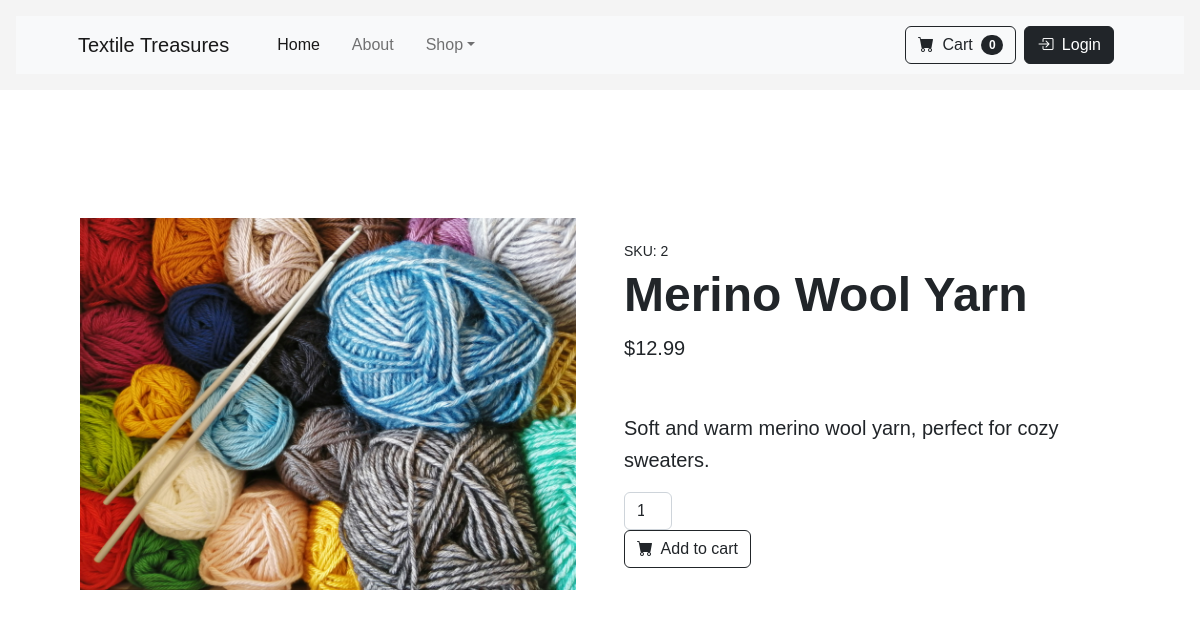
Screenshot of /product/2/ with the database file from the repository.
### store/models.py (models this page shows, shortened)
class Product(models.Model):
    name = models.CharField(max_length=200)
    description = models.TextField()
    price = models.DecimalField(max_digits=10, decimal_places=2)
    image = models.ImageField(upload_to='products/', blank=True, null=True)
    category = models.CharField(max_length=100, choices=[
        ('fabric', 'Fabric'),
        ('yarn', 'Yarn'),
        ('accessories', 'Accessories'),
    ])
    material = models.CharField(max_length=100)
    color = models.CharField(max_length=50)

### store/views.py (the view)
# urls.py: path('product/<int:product_id>/', views.product_detail, name='product_detail'),
def product_detail(request, product_id):
    product = get_object_or_404(Product, id=product_id)
    return render(request, 'store/product_detail.html', {'product': product})

### store/context_processors.py (called while the page is built)
def cart_count(request):
    cart = request.session.get('cart', {})
    count = sum(cart.values())
    return {'cart_count': count}

### store/templates/store/product_detail.html (shortened to what this page needs)
{% extends 'store/base.html' %} {% block content %}
<section class="py-5">
  <div class="container px-4 px-lg-5 my-5">
    <div class="row gx-4 gx-lg-5 align-items-center">
      <div class="col-md-6">
        {% if product.image %}
        <img
          class="card-img-top mb-5 mb-md-0"
          src="{{ product.image.url }}"
          alt="{{ product.name }}"
        />
        {% else %}
        <img
          class="card-img-top mb-5 mb-md-0"
          src="https://dummyimage.com/600x700/dee2e6/6c757d.jpg"
          alt="{{ product.name }}"
        />
        {% endif %}
      </div>
      <div class="col-md-6">
        <div class="small mb-1">SKU: {{ product.id }}</div>
        <h1 class="display-5 fw-bolder">{{ product.name }}</h1>
        <div class="fs-5 mb-5">
          <span>${{ product.price }}</span>
        </div>
        <p class="lead">{{ product.description }}</p>
        <div class="d-flex">
          <form method="post" action="{% url 'add_to_cart' product.id %}">
            <input
              class="form-control text-center me-3"
              id="inputQuantity"
              name="quantity"
              type="number"
              value="1"
              min="1"
              style="max-width: 3rem"
            />
            <button class="btn btn-outline-dark flex-shrink-0" type="submit">
              <i class="bi-cart-fill me-1"></i>
              Add to cart
            </button>
          </form>
        </div>
      </div>
    </div>
  </div>
</section>
{% endblock %}

### store/templates/store/base.html (style rules this page uses)
body { font-family: Arial, sans-serif; line-height: 1.6; margin: 0; padding: 0; }

### rows the page displays
Product: image (picture), id "2", name "Merino Wool Yarn", price "12.99", description "Soft and warm merino wool yarn, perfect for cozy sweaters."

### other values shown
{{ cart_count }} "0"
